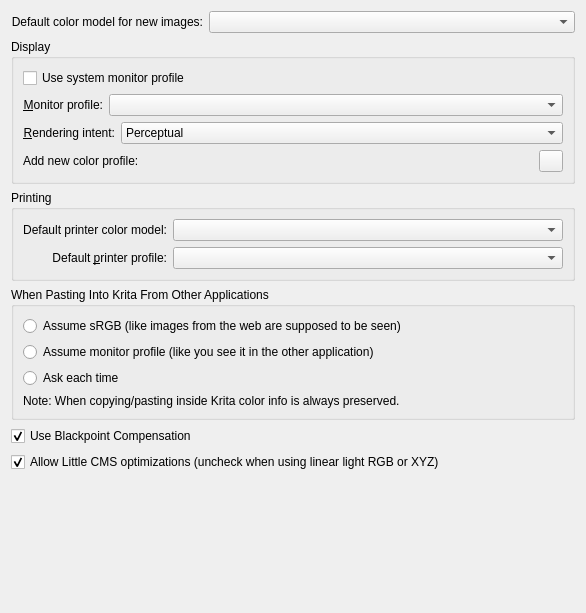
<?xml version="1.0" encoding="UTF-8"?>
<ui version="4.0">
 <class>WdgColorSettings</class>
 <widget class="QWidget" name="WdgColorSettings">
  <property name="geometry">
   <rect>
    <x>0</x>
    <y>0</y>
    <width>586</width>
    <height>613</height>
   </rect>
  </property>
  <property name="windowTitle">
   <string>Color Settings</string>
  </property>
  <layout class="QVBoxLayout" name="verticalLayout_4">
   <item>
    <layout class="QHBoxLayout">
     <property name="margin">
      <number>0</number>
     </property>
     <item>
      <widget class="QLabel" name="textLabel1_2">
       <property name="text">
        <string>Default color model for new images:</string>
       </property>
       <property name="alignment">
        <set>Qt::AlignRight|Qt::AlignTrailing|Qt::AlignVCenter</set>
       </property>
      </widget>
     </item>
     <item>
      <widget class="KisCmbIDList" name="cmbWorkingColorSpace">
       <property name="sizePolicy">
        <sizepolicy hsizetype="Expanding" vsizetype="Preferred">
         <horstretch>0</horstretch>
         <verstretch>0</verstretch>
        </sizepolicy>
       </property>
       <property name="minimumSize">
        <size>
         <width>0</width>
         <height>20</height>
        </size>
       </property>
      </widget>
     </item>
    </layout>
   </item>
   <item>
    <widget class="QGroupBox" name="grpDisplay">
     <property name="title">
      <string>Display</string>
     </property>
     <layout class="QVBoxLayout" name="verticalLayout_3">
      <item>
       <widget class="QCheckBox" name="chkUseSystemMonitorProfile">
        <property name="text">
         <string>Use system monitor profile</string>
        </property>
        <property name="checked">
         <bool>false</bool>
        </property>
       </widget>
      </item>
      <item>
       <layout class="QHBoxLayout">
        <property name="margin">
         <number>0</number>
        </property>
        <item>
         <widget class="QLabel" name="lblMonitorProfile">
          <property name="toolTip">
           <string>The icm profile for your calibrated monitor</string>
          </property>
          <property name="text">
           <string>&amp;Monitor profile:</string>
          </property>
          <property name="alignment">
           <set>Qt::AlignRight|Qt::AlignTrailing|Qt::AlignVCenter</set>
          </property>
          <property name="buddy">
           <cstring>cmbMonitorProfile</cstring>
          </property>
         </widget>
        </item>
        <item>
         <widget class="SqueezedComboBox" name="cmbMonitorProfile">
          <property name="sizePolicy">
           <sizepolicy hsizetype="Expanding" vsizetype="Fixed">
            <horstretch>0</horstretch>
            <verstretch>0</verstretch>
           </sizepolicy>
          </property>
         </widget>
        </item>
       </layout>
      </item>
      <item>
       <layout class="QHBoxLayout">
        <property name="margin">
         <number>0</number>
        </property>
        <item>
         <widget class="QLabel" name="lblRenderingIntent">
          <property name="toolTip">
           <string>The icm profile for your calibrated monitor</string>
          </property>
          <property name="text">
           <string>&amp;Rendering intent:</string>
          </property>
          <property name="alignment">
           <set>Qt::AlignRight|Qt::AlignTrailing|Qt::AlignVCenter</set>
          </property>
          <property name="buddy">
           <cstring>cmbMonitorProfile</cstring>
          </property>
         </widget>
        </item>
        <item>
         <widget class="KComboBox" name="cmbMonitorIntent">
          <property name="sizePolicy">
           <sizepolicy hsizetype="Expanding" vsizetype="Fixed">
            <horstretch>0</horstretch>
            <verstretch>0</verstretch>
           </sizepolicy>
          </property>
          <item>
           <property name="text">
            <string>Perceptual</string>
           </property>
          </item>
          <item>
           <property name="text">
            <string>Relative Colorimetric</string>
           </property>
          </item>
          <item>
           <property name="text">
            <string>Saturation</string>
           </property>
          </item>
          <item>
           <property name="text">
            <string>Absolute Colorimetric</string>
           </property>
          </item>
         </widget>
        </item>
       </layout>
      </item>
      <item>
       <layout class="QHBoxLayout" name="horizontalLayout_2">
        <item>
         <widget class="QLabel" name="label_2">
          <property name="text">
           <string>Add new color profile:</string>
          </property>
         </widget>
        </item>
        <item>
         <widget class="QPushButton" name="bnAddColorProfile">
          <property name="maximumSize">
           <size>
            <width>24</width>
            <height>24</height>
           </size>
          </property>
          <property name="text">
           <string/>
          </property>
         </widget>
        </item>
       </layout>
      </item>
     </layout>
    </widget>
   </item>
   <item>
    <widget class="QGroupBox" name="groupBox2">
     <property name="enabled">
      <bool>true</bool>
     </property>
     <property name="title">
      <string>Printing</string>
     </property>
     <layout class="QVBoxLayout" name="verticalLayout">
      <item>
       <layout class="QGridLayout" name="gridLayout_2">
        <item row="0" column="0">
         <widget class="QLabel" name="lbldefaultprinterspace">
          <property name="text">
           <string>Default printer color model:</string>
          </property>
          <property name="alignment">
           <set>Qt::AlignRight|Qt::AlignTrailing|Qt::AlignVCenter</set>
          </property>
         </widget>
        </item>
        <item row="1" column="0">
         <widget class="QLabel" name="textLabel4">
          <property name="toolTip">
           <string>The icm profile for your calibrated printer</string>
          </property>
          <property name="text">
           <string>Default &amp;printer profile:</string>
          </property>
          <property name="alignment">
           <set>Qt::AlignRight|Qt::AlignTrailing|Qt::AlignVCenter</set>
          </property>
          <property name="buddy">
           <cstring>cmbPrintProfile</cstring>
          </property>
         </widget>
        </item>
        <item row="0" column="1">
         <widget class="KisCmbIDList" name="cmbPrintingColorSpace">
          <property name="sizePolicy">
           <sizepolicy hsizetype="Expanding" vsizetype="Preferred">
            <horstretch>0</horstretch>
            <verstretch>0</verstretch>
           </sizepolicy>
          </property>
         </widget>
        </item>
        <item row="1" column="1">
         <widget class="SqueezedComboBox" name="cmbPrintProfile"/>
        </item>
       </layout>
      </item>
     </layout>
    </widget>
   </item>
   <item>
    <widget class="QGroupBox" name="grpPasteBehaviour">
     <property name="title">
      <string>When Pasting Into Krita From Other Applications</string>
     </property>
     <layout class="QVBoxLayout">
      <item>
       <widget class="QRadioButton" name="radioPasteWeb">
        <property name="text">
         <string>Assume sRGB (like images from the web are supposed to be seen)</string>
        </property>
       </widget>
      </item>
      <item>
       <widget class="QRadioButton" name="radioPasteMonitor">
        <property name="text">
         <string>Assume monitor profile (like you see it in the other application)</string>
        </property>
       </widget>
      </item>
      <item>
       <widget class="QRadioButton" name="radioPasteAsk">
        <property name="text">
         <string>Ask each time</string>
        </property>
       </widget>
      </item>
      <item>
       <widget class="QLabel" name="textLabel1_2_2">
        <property name="text">
         <string>Note: When copying/pasting inside Krita color info is always preserved.</string>
        </property>
       </widget>
      </item>
     </layout>
    </widget>
   </item>
   <item>
    <layout class="QVBoxLayout">
     <property name="spacing">
      <number>6</number>
     </property>
     <property name="margin">
      <number>0</number>
     </property>
     <item>
      <widget class="QCheckBox" name="chkBlackpoint">
       <property name="text">
        <string>Use Blackpoint Compensation</string>
       </property>
       <property name="checked">
        <bool>true</bool>
       </property>
      </widget>
     </item>
     <item>
      <widget class="QCheckBox" name="chkAllowLCMSOptimization">
       <property name="text">
        <string>Allow Little CMS optimizations (uncheck when using linear light RGB or XYZ)</string>
       </property>
       <property name="checked">
        <bool>true</bool>
       </property>
      </widget>
     </item>
    </layout>
   </item>
   <item>
    <spacer>
     <property name="orientation">
      <enum>Qt::Vertical</enum>
     </property>
     <property name="sizeType">
      <enum>QSizePolicy::Expanding</enum>
     </property>
     <property name="sizeHint" stdset="0">
      <size>
       <width>20</width>
       <height>16</height>
      </size>
     </property>
    </spacer>
   </item>
  </layout>
 </widget>
 <customwidgets>
  <customwidget>
   <class>KComboBox</class>
   <extends>QComboBox</extends>
   <header>kcombobox.h</header>
  </customwidget>
  <customwidget>
   <class>SqueezedComboBox</class>
   <extends>QComboBox</extends>
   <header>widgets/squeezedcombobox.h</header>
  </customwidget>
  <customwidget>
   <class>KisCmbIDList</class>
   <extends>QComboBox</extends>
   <header>widgets/kis_cmb_idlist.h</header>
  </customwidget>
 </customwidgets>
 <resources/>
 <connections/>
</ui>
